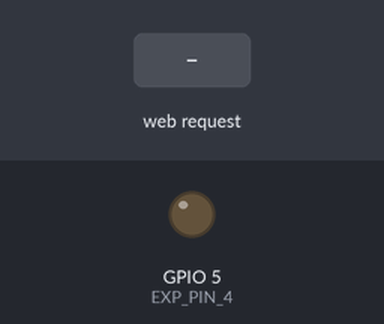
A sketch run on a simulated ESP8266 (NodeMCU). On the bench: output pins drawn as LEDs (lit = HIGH). The inputs (shaded band) are chosen by the test bench. WiFi joins after 1.5 s; servers stay silent unless stated; what the sketch prints to the serial monitor is not drawn.

Above: at 3.7 s.
3.8 s: HTTP request GET /switch1ON received
At 5.0 s:
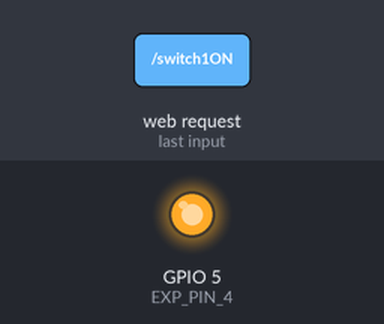
5.3 s: HTTP request GET /switch1OFF received
At 6.2 s:
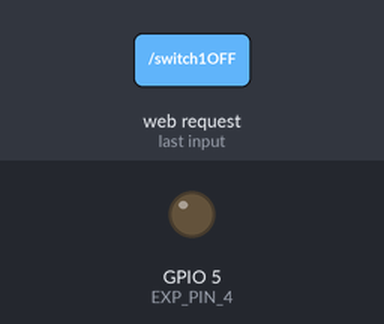
Timing chart, 0 to 8.3 s (numbered marks = the images above; inputs shaded):
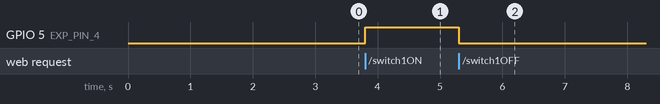

The sketch:

Web_Server.ino
```cpp
#include <ESP8266WiFi.h>
#include <ESP8266WebServer.h>

/*------------PIN DECLARATION FOR ESP8266 I/O EXPANSION SHIELD------------
        I/O         ORIGINAL
        Expansion     PIN
        Shield      ESP8266
  --------------------------------------------------------------------------*/
#define EXP_PIN_2     0
#define EXP_PIN_3     4
#define EXP_PIN_4     5   //LED Built in ESP8266
#define EXP_PIN_5     12
#define EXP_PIN_6     13
#define EXP_PIN_7     15
#define EXP_PIN_ADC   A0
/*------------PIN DECLARATION FOR ESP8266 I/O EXPANSION SHIELD------------*/

ESP8266WebServer server(80);

char ssid[] = "Your SSID";         // Connect with your Network
char pass[] = "Your Password";
String webPage = "";

void setup(void) {
  webPage += "<h1>ESP8266 Web Server</h1><p>Switch 1 <a href=\"switch1ON\"><button>ON</button></a>&nbsp;<a href=\"switch1OFF\"><button>OFF</button></a></p>";

  pinMode(EXP_PIN_4, OUTPUT);
  digitalWrite(EXP_PIN_4, LOW);
  delay(1000);

  Serial.begin(9600);
  WiFi.begin(ssid, pass);

  while (WiFi.status() != WL_CONNECTED) {
    delay(500);
    Serial.print(".");
  }
  Serial.println("");
  Serial.print("Connected to ");
  Serial.println(ssid);
  Serial.print("IP Address: ");
  Serial.println(WiFi.localIP());

  server.on("/", []() {
    server.send(200, "text/html", webPage);
  });
  server.on("/switch1ON", []() {
    server.send(200, "text/html", webPage);
    digitalWrite(EXP_PIN_4, HIGH);
    delay(1000);
  });
  server.on("/switch1OFF", []() {
    server.send(200, "text/html", webPage);
    digitalWrite(EXP_PIN_4, LOW);
    delay(1000);
  });
  server.begin();
  Serial.println("HTTP server started");
}

void loop(void) {
  server.handleClient();
}
```

Measured:
- after the input at 3.8 s, GPIO 5 (EXP_PIN_4): LOW → HIGH at once
- after the input at 5.3 s, GPIO 5 (EXP_PIN_4): HIGH → LOW at once
